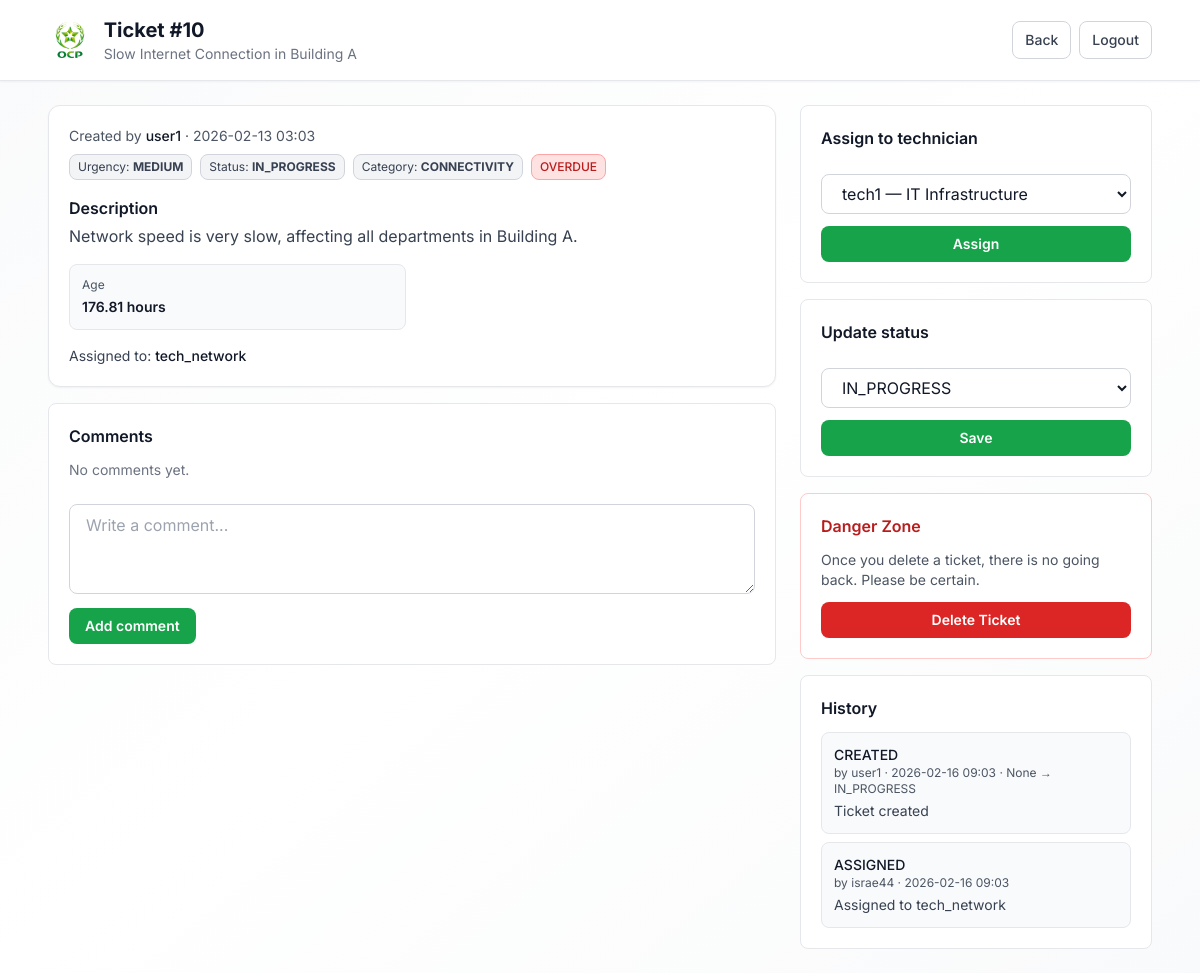
Page /tickets/10/ (signed in) on the committed database.
### tickets/models.py (models this page shows, shortened)
class Ticket(models.Model):
    STATUS_CHOICES = (
        ("NEW", "New"),
        ("IN_PROGRESS", "In Progress"),
        ("RESOLVED", "Resolved"),
        ("CLOSED", "Closed"),
    )
    URGENCY_CHOICES = (
        ("LOW", "Low"),
        ("MEDIUM", "Medium"),
        ("HIGH", "High"),
        ("CRITICAL", "Critical"),
    )
    CATEGORY_CHOICES = (
        ("HARDWARE", "Hardware"),
        ("SOFTWARE", "Software"),
        ("NETWORK", "Network"),
        ("ACCESS", "Access & Permissions"),
        ("EMAIL", "Email"),
        ("OTHER", "Other"),
    )
    title = models.CharField(max_length=150)
    description = models.TextField()
    category = models.CharField(
        max_length=30, choices=CATEGORY_CHOICES, default="OTHER")
    status = models.CharField(
        max_length=20, choices=STATUS_CHOICES, default="NEW")
    urgency = models.CharField(
        max_length=20, choices=URGENCY_CHOICES, default="MEDIUM")
    created_by = models.ForeignKey(
        settings.AUTH_USER_MODEL,
        on_delete=models.CASCADE,
        related_name="tickets_created"
    )
    assigned_to = models.ForeignKey(
        settings.AUTH_USER_MODEL,
        on_delete=models.SET_NULL,
        null=True,
        blank=True,
        related_name="tickets_assigned"
    )
    created_at = models.DateTimeField(auto_now_add=True)
    updated_at = models.DateTimeField(auto_now=True)
    resolved_at = models.DateTimeField(null=True, blank=True)
    closed_at = models.DateTimeField(null=True, blank=True)
    sla_response_time = models.IntegerField(
        null=True, blank=True)  # Time until first response
    sla_resolution_time = models.IntegerField(
        null=True, blank=True)  # Time until resolved
    @property
    def time_to_resolve(self):
        if self.resolved_at:
            delta = self.resolved_at - self.created_at
            return round(delta.total_seconds() / 3600, 2)
        return None
    @property
    def age_in_hours(self):
        delta = timezone.now() - self.created_at
        return round(delta.total_seconds() / 3600, 2)
    @property
    def is_overdue(self):
        if self.status in ["RESOLVED", "CLOSED"]:
            return False
        sla_hours = {
            "CRITICAL": 4,
            "HIGH": 24,
            "MEDIUM": 72,
            "LOW": 168,
        }
        max_hours = sla_hours.get(self.urgency, 72)
        return self.age_in_hours > max_hours

class TicketHistory(models.Model):
    ACTION_CHOICES = (
        ("CREATED", "Created"),
        ("ASSIGNED", "Assigned"),
        ("STATUS_CHANGED", "Status Changed"),
        ("COMMENT_ADDED", "Comment Added"),
        ("CLOSED", "Closed"),
    )
    ticket = models.ForeignKey(
        Ticket, on_delete=models.CASCADE, related_name="history")
    actor = models.ForeignKey(settings.AUTH_USER_MODEL,
                              on_delete=models.CASCADE)
    action = models.CharField(max_length=30, choices=ACTION_CHOICES)
    from_status = models.CharField(max_length=20, blank=True, null=True)
    to_status = models.CharField(max_length=20, blank=True, null=True)
    note = models.CharField(max_length=255, blank=True, null=True)
    created_at = models.DateTimeField(auto_now_add=True)

### users/models.py (models this page shows, shortened)
class User(AbstractUser):
    ROLE_CHOICES = (
        ("user", "Utilisateur"),
        ("technician", "Technicien"),
        ("admin", "Administrateur"),
    )
    role = models.CharField(max_length=20, choices=ROLE_CHOICES, default="user")
    speciality = models.CharField(max_length=80, blank=True, null=True)

### tickets/views.py (the view)
# urls.py: path("tickets/<int:ticket_id>/", views.ticket_detail, name="ticket_detail"),
@login_required
def ticket_detail(request, ticket_id):
    t = get_object_or_404(Ticket, id=ticket_id)
    if request.user.role == "user" and t.created_by != request.user:
        return HttpResponseForbidden("Access denied")
    if request.user.role == "technician" and t.assigned_to != request.user:
        return HttpResponseForbidden("Access denied")
    technicians = User.objects.filter(role="technician").order_by(
        "username") if request.user.role == "admin" else None
    return render(request, "tickets/detail.html", {
        "ticket": t,
        "technicians": technicians
    })

### templates/tickets/detail.html (shortened to what this page needs)
{% load static %}
<!doctype html>
<html lang="en">
<head>
  <script src="https://cdn.tailwindcss.com"></script>
</head>
<body class="min-h-screen bg-gradient-to-br from-gray-50 via-white to-gray-50">
  <header class="border-b border-gray-200 bg-white shadow-sm">
    <div class="max-w-6xl mx-auto px-6 py-4 flex items-center justify-between">
      <div class="flex items-center gap-3">
        <img src="{% static 'images/image-1.png' %}" alt="OCP" class="h-10 w-auto" />
        <div>
          <h1 class="text-xl font-bold text-gray-900">Ticket #{{ ticket.id }}</h1>
          <p class="text-gray-500 text-sm">{{ ticket.title }}</p>
        </div>
      </div>
      <div class="flex items-center gap-2">
        <a href="{% url 'dashboard' %}" class="px-3 py-2 rounded-lg bg-white hover:bg-gray-50 border border-gray-300 text-gray-700 text-sm font-medium">
          Back
        </a>
        <a href="{% url 'logout' %}" class="px-3 py-2 rounded-lg bg-white hover:bg-gray-50 border border-gray-300 text-gray-700 text-sm font-medium">
          Logout
        </a>
      </div>
    </div>
  </header>
  <main class="max-w-6xl mx-auto px-6 py-6 grid grid-cols-1 lg:grid-cols-3 gap-6">
    <section class="lg:col-span-2 space-y-4">
      <div class="rounded-xl bg-white border border-gray-200 p-5 shadow-sm">
        <div class="flex flex-wrap items-center gap-2 justify-between">
          <div class="text-sm text-gray-600">
            Created by <span class="font-medium text-gray-900">{{ ticket.created_by.username }}</span>
            · {{ ticket.created_at|date:"Y-m-d H:i" }}
          </div>
          <div class="flex gap-2 text-xs">
            <span class="px-2 py-1 rounded-lg bg-gray-100 border border-gray-300 text-gray-700">Urgency: <b>{{ ticket.urgency }}</b></span>
            <span class="px-2 py-1 rounded-lg bg-gray-100 border border-gray-300 text-gray-700">Status: <b>{{ ticket.status }}</b></span>
            <span class="px-2 py-1 rounded-lg bg-gray-100 border border-gray-300 text-gray-700">Category: <b>{{ ticket.get_category_display }}</b></span>
            {% if ticket.is_overdue %}
            <span class="px-2 py-1 rounded-lg bg-red-100 border border-red-300 text-red-700 font-medium">OVERDUE</span>
            {% endif %}
          </div>
        </div>
        <div class="mt-4">
          <h3 class="font-semibold text-gray-900 mb-1">Description</h3>
          <p class="text-gray-700 whitespace-pre-line">{{ ticket.description }}</p>
        </div>
        <div class="mt-4 grid grid-cols-2 gap-3 text-sm">
          <div class="rounded-lg bg-gray-50 border border-gray-200 p-3">
            <div class="text-gray-600 text-xs mb-1">Age</div>
            <div class="font-semibold text-gray-900">{{ ticket.age_in_hours }} hours</div>
          </div>
        </div>
        <div class="mt-4 text-sm text-gray-700">
          Assigned to:
          <span class="font-medium text-gray-900">
            {% if ticket.assigned_to %}{{ ticket.assigned_to.username }}{% else %}—{% endif %}
          </span>
        </div>
      </div>
      <div class="rounded-lg bg-white border border-gray-200 p-5">
        <h3 class="font-semibold text-gray-900 mb-3">Comments</h3>
        <div class="space-y-3">
          {% for c in ticket.comments.all %}
            <div class="rounded-lg bg-gray-50 border border-gray-200 p-3">
              <div class="text-sm font-medium text-gray-900">{{ c.author.username }}
                <span class="text-xs text-gray-500 font-normal">· {{ c.created_at|date:"Y-m-d H:i" }}</span>
              </div>
              <div class="text-gray-700 mt-1 whitespace-pre-line">{{ c.content }}</div>
            </div>
          {% empty %}
            <div class="text-gray-500 text-sm">No comments yet.</div>
          {% endfor %}
        </div>
        <form method="POST" action="{% url 'ticket_comment' ticket.id %}" class="mt-4 space-y-2">
          <textarea name="content" rows="3" required
                    class="w-full rounded-lg bg-white border border-gray-300 px-4 py-2 text-gray-900 outline-none focus:border-green-600 focus:ring-2 focus:ring-green-100"
                    placeholder="Write a comment..."></textarea>
          <button class="px-4 py-2 rounded-lg bg-green-600 hover:bg-green-700 text-white text-sm font-semibold">
            Add comment
          </button>
        </form>
      </div>
    </section>
    <aside class="space-y-4">
      {% if request.user.role == "admin" %}
      <div class="rounded-lg bg-white border border-gray-200 p-5">
        <h3 class="font-semibold text-gray-900 mb-3">Assign to technician</h3>
        <form method="POST" action="{% url 'ticket_assign' ticket.id %}" class="space-y-3">
          <select name="technician_id"
                  class="w-full rounded-lg bg-white border border-gray-300 px-4 py-2 text-gray-900 outline-none focus:border-green-600 focus:ring-2 focus:ring-green-100">
            {% for tech in technicians %}
              <option value="{{ tech.id }}">{{ tech.username }}{% if tech.speciality %} — {{ tech.speciality }}{% endif %}</option>
            {% endfor %}
          </select>
          <button class="w-full px-4 py-2 rounded-lg bg-green-600 hover:bg-green-700 text-white text-sm font-semibold">
            Assign
          </button>
        </form>
      </div>
      {% endif %}
      {% if request.user.role == "admin" or request.user.role == "technician" %}
      <div class="rounded-lg bg-white border border-gray-200 p-5">
        <h3 class="font-semibold text-gray-900 mb-3">Update status</h3>
        <form method="POST" action="{% url 'ticket_status' ticket.id %}" class="space-y-3">
          <select name="status"
                  class="w-full rounded-lg bg-white border border-gray-300 px-4 py-2 text-gray-900 outline-none focus:border-green-600 focus:ring-2 focus:ring-green-100">
            <option value="IN_PROGRESS" {% if ticket.status == "IN_PROGRESS" %}selected{% endif %}>IN_PROGRESS</option>
          </select>
          <button class="w-full px-4 py-2 rounded-lg bg-green-600 hover:bg-green-700 text-white text-sm font-semibold">
            Save
          </button>
        </form>
      </div>
      {% endif %}
      {% if request.user.role == "admin" %}
      <div class="rounded-lg bg-white border border-red-200 p-5">
        <h3 class="font-semibold text-red-700 mb-3">Danger Zone</h3>
        <p class="text-sm text-gray-600 mb-3">Once you delete a ticket, there is no going back. Please be certain.</p>
        <form method="POST" action="{% url 'ticket_delete' ticket.id %}" onsubmit="return confirm('Are you sure you want to delete this ticket? This action cannot be undone.');">
          <button type="submit" class="w-full px-4 py-2 rounded-lg bg-red-600 hover:bg-red-700 text-white text-sm font-semibold">
            Delete Ticket
          </button>
        </form>
      </div>
      {% endif %}
      <div class="rounded-lg bg-white border border-gray-200 p-5">
        <h3 class="font-semibold text-gray-900 mb-3">History</h3>
        <div class="space-y-2 text-sm">
          {% for h in ticket.history.all %}
            <div class="rounded-lg bg-gray-50 border border-gray-200 p-3">
              <div class="font-medium text-gray-900">{{ h.action }}</div>
              <div class="text-gray-600 text-xs">
                by {{ h.actor.username }} · {{ h.created_at|date:"Y-m-d H:i" }}
                {% if h.from_status or h.to_status %}
                  · {{ h.from_status }} → {{ h.to_status }}
                {% endif %}
              </div>
              {% if h.note %}
                <div class="text-gray-700 mt-1">{{ h.note }}</div>
              {% endif %}
            </div>
          {% empty %}
            <div class="text-gray-500 text-sm">No history yet.</div>
          {% endfor %}
        </div>
      </div>
    </aside>
  </main>
</body>
</html>

### templates/tickets/detail.html (style rules this page uses)
* { font-family: 'Inter', sans-serif; }

### rows in the picture
Ticket: id "10", title "Slow Internet Connection in Building A", created_by.username "user1", created_at "2026-02-13 03:03", urgency "MEDIUM", status "IN_PROGRESS", category "CONNECTIVITY", description "Network speed is very slow, affecting all departments in Building A.", age_in_hours "176.81", assigned_to.username "tech_network"
TicketHistory: action "CREATED", actor.username "user1", created_at "2026-02-16 09:03", from_status "None", to_status "IN_PROGRESS", note "Ticket created"
TicketHistory: action "ASSIGNED", actor.username "israe44", created_at "2026-02-16 09:03", note "Assigned to tech_network"

### other values in the picture
form field technician_id "tech1 — IT Infrastructure"
